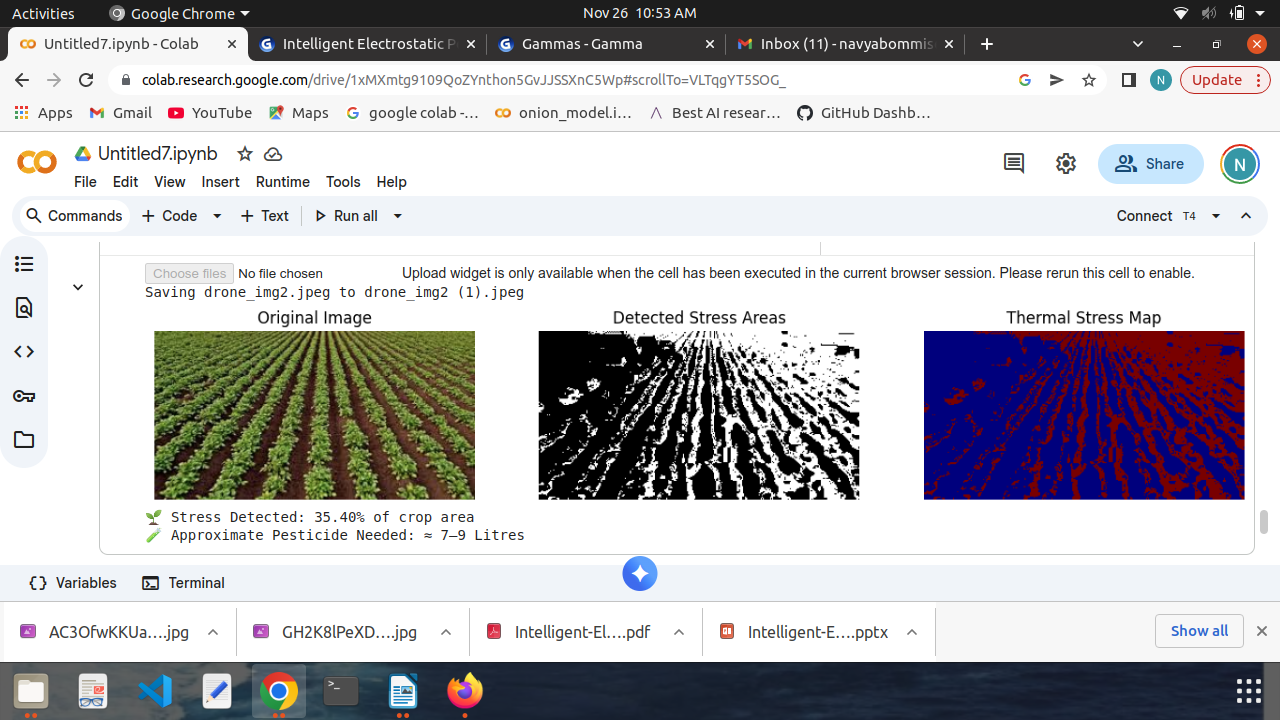
#> input picture drone_img_pesticide_estimation.png, 1280 x 720 px
$ python plant_disease_detector.py
#> lines starting #> are read from the running program, lines starting #| are printed output that depends on the picture; after the words box and inside, x2 and y2 are one past the last pixel; in counts of white or black regions, pixels touching at a corner belong together

# --- Import Required Libraries ---
import cv2
import numpy as np
import matplotlib.pyplot as plt
from google.colab import files

# Upload Image from Local System (Colab Environment)
uploaded = files.upload()
#> the answer given: drone_img_pesticide_estimation.png

# This function generates a thermal image from the grayscale leaf image
# and estimates the stress level based on brightness (pixel intensity).
# The stress helps identify early disease risk or confirmed infections.
def analyze_stress(image, infection_status):
    gray = cv2.cvtColor(image, cv2.COLOR_BGR2GRAY)
    gray = cv2.normalize(gray, None, 0, 255, cv2.NORM_MINMAX)
    thermal = cv2.applyColorMap(gray, cv2.COLORMAP_JET)
    stress_index = np.mean(gray)

    # Classify stress based on brightness intensity
    if stress_index > 170:
        stress_status = "High Stress → Already infected (not visible yet)"
    elif 120 < stress_index <= 170:
        stress_status = "Low Stress → Early signs, possible risk"
    else:
        stress_status = "No Stress → Healthy plant"

    # Override status if infection already detected
    if infection_status in ["Medium Pest Infection", "High Pest Infection"]:
        stress_status = "High Stress → Confirmed pest infection"
    return thermal, stress_status

# Processing Each Uploaded Image
for filename in uploaded.keys():
    print(f"\nProcessing {filename} ...")

    #  Read and convert image
    img = cv2.imread(filename)
#> img is the input picture: shape (720, 1280, 3); mean B, G, R 185.6, 181.9, 183.2
    img_rgb = cv2.cvtColor(img, cv2.COLOR_BGR2RGB)
    hsv = cv2.cvtColor(img, cv2.COLOR_BGR2HSV)
#> hsv: shape (720, 1280, 3); mean H, S, V 30.9, 37.8, 192.7

    # Define color threshold for pest infection detection
    lower = np.array([10, 40, 40])
    upper = np.array([30, 255, 255])
    mask = cv2.inRange(hsv, lower, upper)
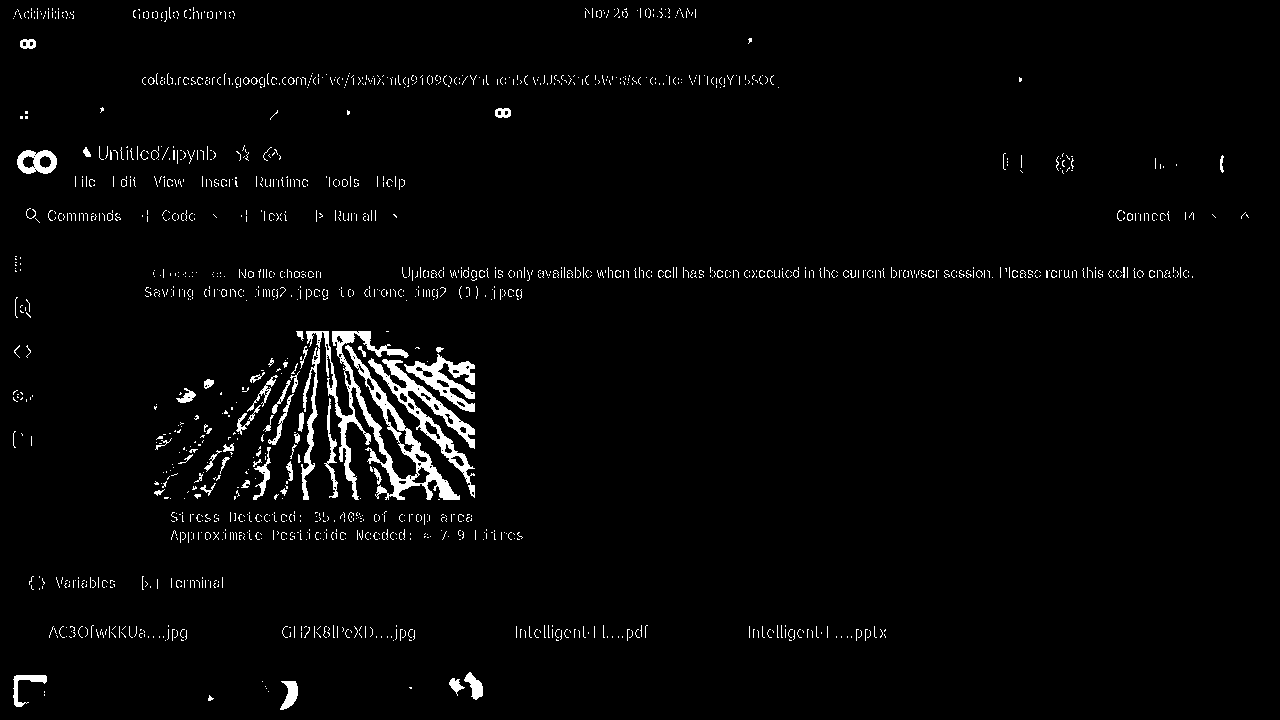
#> mask: shape (720, 1280); 2.6% white; 1454 white regions (1379 under 20 px)

    #Find infected regions and count
    contours, _ = cv2.findContours(mask, cv2.RETR_EXTERNAL, cv2.CHAIN_APPROX_SIMPLE)
#> contours = 1454 contours, 1405 with area under 20; largest, box (x1, y1, x2, y2) and area: (301, 331, 460, 500) 5666, (368, 358, 475, 498) 2608, (404, 354, 475, 412) 1498, (17, 150, 57, 174) 741, (13, 675, 47, 707) 270
    infected_area = np.sum(mask > 0) / (mask.shape[0] * mask.shape[1]) * 100
#> infected_area = 2.57
    spot_count = len(contours)
#> spot_count = 1454

    # Classify infection level & spray intensity
    if infected_area < 0.5:
        infection_status = "Healthy"
        spray_pressure = "No Spray Needed"
    elif infected_area < 2.0:
        infection_status = "Low Pest Infection"
        spray_pressure = "Low Pressure"
    elif infected_area < 5.0:
        infection_status = "Medium Pest Infection"
        spray_pressure = "Medium Pressure"
    else:
        infection_status = "High Pest Infection"
        spray_pressure = "High Pressure"

    #  Perform stress analysis
    thermal_img, stress_status = analyze_stress(img, infection_status)
#> in analyze_stress, `gray = cv2.cvtColor(image, cv2.COLOR_BGR2GRAY)`:
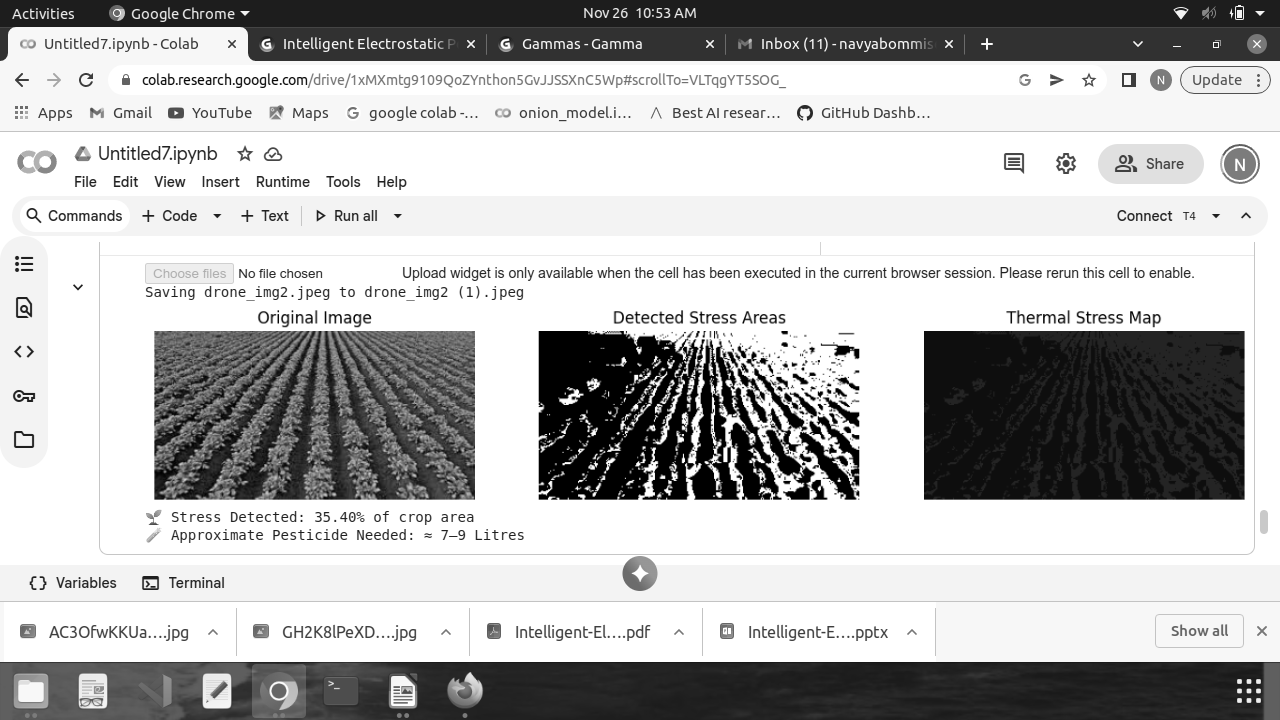
#> gray: shape (720, 1280); min 0, max 255, mean 182.7
#> in analyze_stress, `thermal = cv2.applyColorMap(gray, cv2.COLORMAP_JET)`:
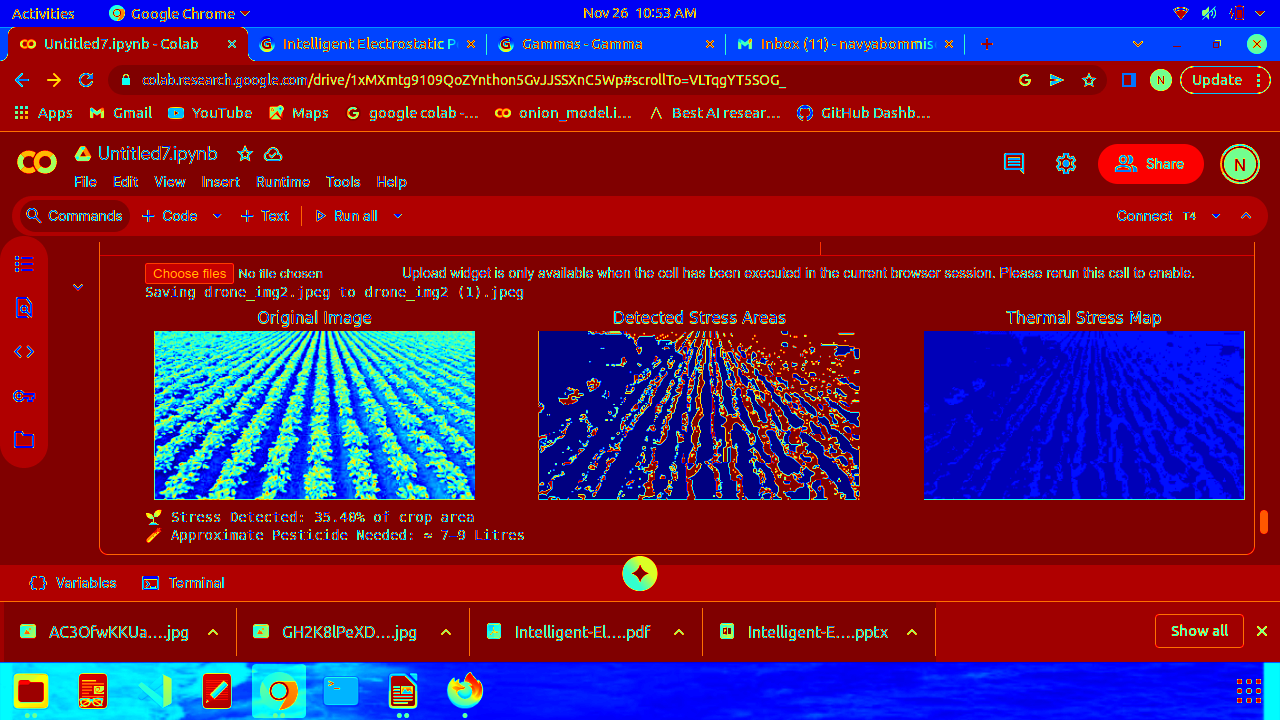
#> thermal: shape (720, 1280, 3); mean B, G, R 72.5, 28.2, 103.6
#> in analyze_stress, `stress_index = np.mean(gray)`: stress_index = 182.7
#> stress_status = 'High Stress → Confirmed pest infection'

    # Annotate output image with results ---
    annotated = img_rgb.copy()
    cv2.putText(annotated, f"{infection_status}", (20, 30),
                cv2.FONT_HERSHEY_SIMPLEX, 1, (255,0,0), 2, cv2.LINE_AA)
    cv2.putText(annotated, f"Spray: {spray_pressure}", (20, 60),
                cv2.FONT_HERSHEY_SIMPLEX, 1, (255,0,0), 2, cv2.LINE_AA)
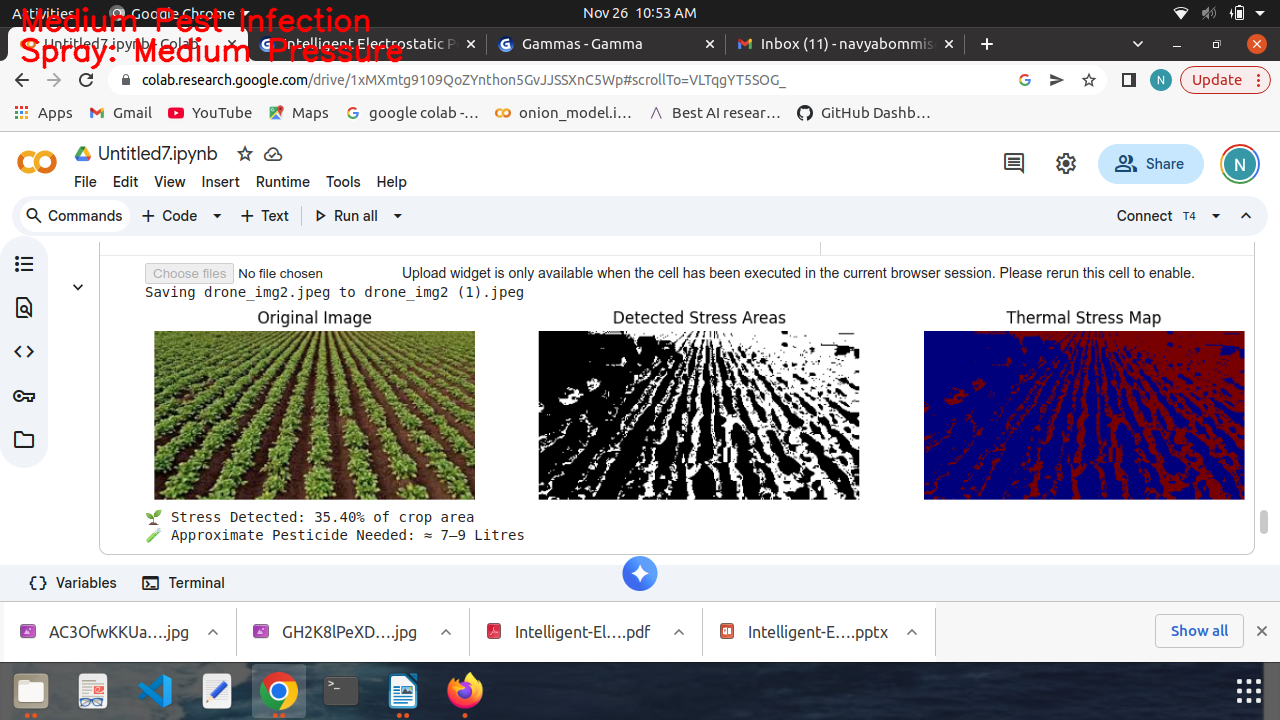
#> annotated: shape (720, 1280, 3); mean R, G, B 184, 181.1, 184.8

    #Display Results (Original, Mask, Annotated, Thermal)
    plt.figure(figsize=(18,6))
    plt.subplot(1,4,1)
    plt.imshow(img_rgb)
    plt.title("Original")
    plt.axis("off")

    plt.subplot(1,4,2)
    plt.imshow(mask, cmap="gray")
    plt.title("Detected Spots")
    plt.axis("off")

    plt.subplot(1,4,3)
    plt.imshow(annotated)
    plt.title(f"{infection_status}\nSpray: {spray_pressure}")
    plt.axis("off")

    plt.subplot(1,4,4)
    plt.imshow(cv2.cvtColor(thermal_img, cv2.COLOR_BGR2RGB))
    plt.title(f"Thermal Scan\n{stress_status}")
    plt.axis("off")

    plt.show()
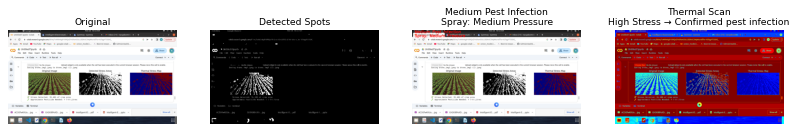
#> figure drawn by matplotlib, 4 panels

    #Print results in console
    print(f" {filename} → {infection_status} ({infected_area:.2f}% area, {spot_count} spots)")
#|  drone_img_pesticide_estimation.png → Medium Pest Infection (2.57% area, 1454 spots)
    print(f" Spray Action → {spray_pressure}")
    print(f" Thermal Analysis → {stress_status}")
#|  Thermal Analysis → High Stress → Confirmed pest infection
